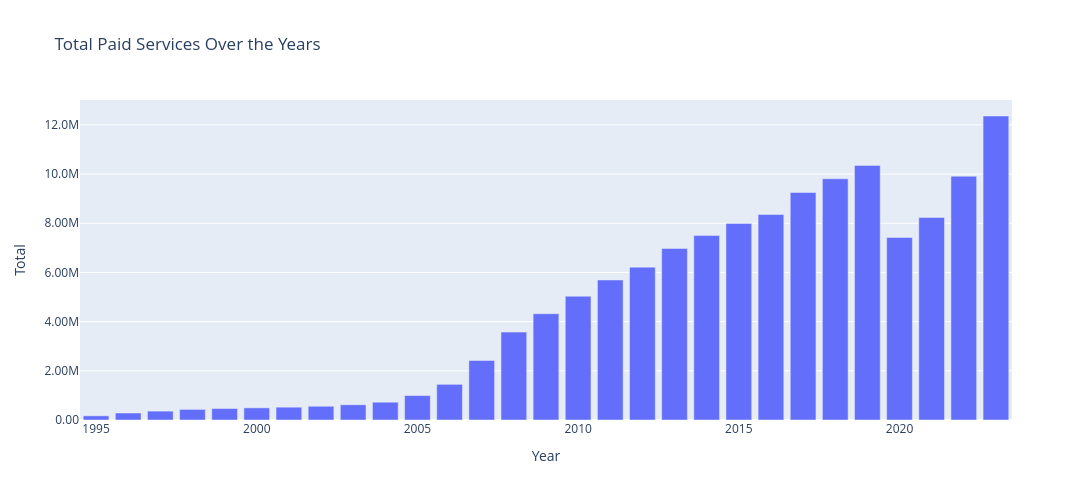

Here is the notebook cell this chart was saved with:
### Code cell
# Creating the bar chart
graph = px.bar(df, 
             x='Year', 
             y='Total', 
             title='Total Paid Services Over the Years',
             width=1200, 
             height=500)

graph.update_layout(yaxis_tickformat='.3s')
graph.show()

### Figure 1 — Plotly figure (JSON) as saved in the notebook; plotly's stock layout.template omitted (floating-point values rounded to 4 significant figures)
{"data": [{"hovertemplate": "Year=%{x}<br>Total=%{y}<extra></extra>", "legendgroup": "", "marker": {"color": "#636efa", "pattern": {"shape": ""}}, "name": "", "orientation": "v", "showlegend": false, "textposition": "auto", "type": "bar", "x": [2023, 2022, 2021, 2020, 2019, 2018, 2017, 2016, 2015, 2014, 2013, 2012, 2011, 2010, 2009, 2008, 2007, 2006, 2005, 2004, 2003, 2002, 2001, 2000, 1999, 1998, 1997, 1996, 1995], "xaxis": "x", "y": [12360000.0, 9914000.0, 8235000.0, 7424000.0, 10350000.0, 9811000.0, 9252000.0, 8356000.0, 7995000.0, 7501000.0, 6973000.0, 6216000.0, 5695000.0, 5033000.0, 4323000.0, 3575000.0, 2420000.0, 1450000.0, 993900.0, 723400.0, 620000.0, 558200.0, 521300.0, 493400.0, 466100.0, 431300.0, 361300.0, 284200.0, 169000.0], "yaxis": "y"}], "layout": {"barmode": "relative", "height": 500, "legend": {"tracegroupgap": 0}, "title": {"text": "Total Paid Services Over the Years"}, "width": 1200, "xaxis": {"anchor": "y", "domain": [0, 1], "title": {"text": "Year"}}, "yaxis": {"anchor": "x", "domain": [0, 1], "tickformat": ".3s", "title": {"text": "Total"}}}}
